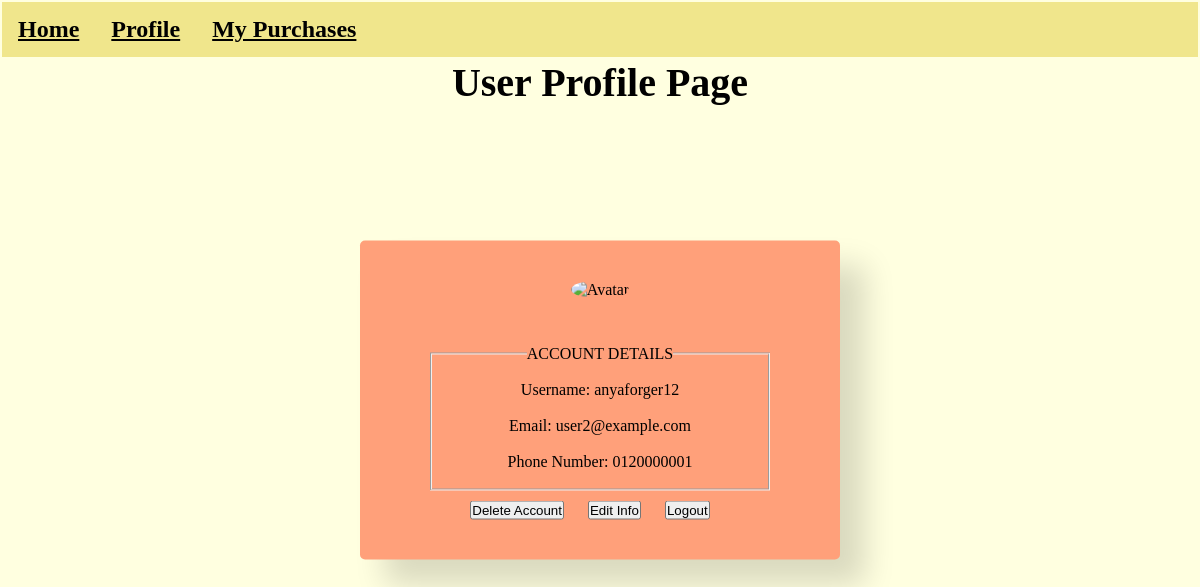
/profile.php (signed in), run on the app's committed database.
### tables this page shows
CREATE TABLE `customer` (
  `Cust_username` varchar(20) NOT NULL,
  `Cust_pass` varchar(15) NOT NULL,
  `Cust_email` varchar(25) NOT NULL,
  `Cust_phonenum` varchar(12) NOT NULL
);

### profile.php (the view, shortened to what this page needs)
<?php session_start();
  include 'conn.php';?>
<!DOCTYPE html>
<html lang="en">
	<head>
	</head>
<head>
</head>
<div>
	<ul class="navbar-nav">
		<li class="nav-item"><a href="homepage-css.php" ><b><u>Home</u></b></a></li>
		<li class="nav-item"><a href="profile.php" ><b><u>Profile</u></b></a></li>
		<li class="nav-item"><a href="purchase.php" ><b><u>My Purchases</u></b></a></li>
	</ul>
	</div>
	<h1> User Profile Page </h1>
	<body style="text-align:center">
	<div class="container">
	<p><p class="center"><img height=150 width=350 src="images/Sohee.png" alt="Avatar"></p><br><br>
<?php
if($_SESSION["Cust_username"]){?>
<?php
$result= mysqli_query($conn, "select * from customer where Cust_username='$_SESSION[Cust_username]'");
while($row= mysqli_fetch_row($result)){
echo "<fieldset>";
echo "<legend> ACCOUNT DETAILS </legend><br>";
echo "<label> Username: </label>";
echo "<tr><td>$row[0]</td>";
echo "<br><br>";
echo "<label> Email: </label>";
echo "<tr><td>$row[2]</td>";
echo "<br><br>";
echo "<label> Phone Number: </label>";
echo "<tr><td>$row[3]</td><br><br>";
echo "</fieldset>";
}
}?>
	<button onclick= "document.location= 'delete.php'">Delete Account</button>&emsp;&nbsp;
	<button onclick= "document.location= 'updatecust.php'">Edit Info</button>&emsp;&nbsp;
	<button onclick= "document.location= 'custlogout.php'">Logout</button>&emsp;&nbsp;
	</body>
</html>

### profile.php (style rules this page uses)
*, *:before, *:after { padding: 0; margin: 0; box-sizing: border-box; }
img { border-radius: 150%; }
body { background-image:url(css/booksbg.jpg); background-color: lightYellow; }
h1 { text-align: center; font-family: 'Garamond',serif; font-size: 40px; }
fieldset { margin:10px; }
p { text-align: center; }
fieldset { text-align: center; }
.container { background-color: LightSalmon; padding: 40px 60px; width: 40%; min-width: 200px; position: absolute; transform: translate(-50%,-50%); top: 50%; left: 50%; border-radius: 5px; font-family: 'Garamond',serif; box-shadow: 25px 25px 30px rgba(0,0,0,0.15); }
ul { list-style-type:none; margin:2px; padding:0; overflow:hidden; background-color: khaki; }
li { float:left; font-family: 'Garamond',serif; font-size: 24px; }
li a { display:block; color:black; padding: 14px 16px; text-decoration:none; }

### data on the page
customer: Cust_username "anyaforger12", Cust_email "user2@example.com", Cust_phonenum "0120000001"
